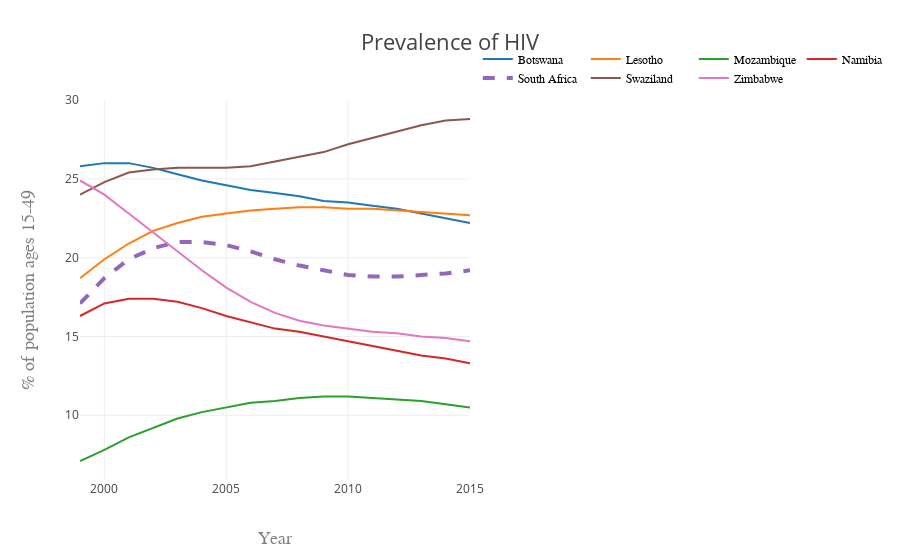

Here is the notebook cell this chart was saved with:
### Code cell
# select neighbor countries and visualize
trace1 = go.Scatter(
    x=df.index,
    y=df.Botswana,
    name='Botswana',
    mode = 'lines'
)

trace2 = go.Scatter(
    x=df.index,
    y=df.Lesotho,
    name='Lesotho',
    mode = 'lines'
)

trace3 = go.Scatter(
    x=df.index,
    y=df.Mozambique,
    name='Mozambique',
    mode = 'lines'
)

trace4 = go.Scatter(
    x=df.index,
    y=df.Namibia,
    name='Namibia',
    mode = 'lines'
)

trace5 = go.Scatter(
    x=df.index,
    y=df['South Africa'],
    name='South Africa',
    mode = 'lines',
    line = dict(
        width = 4,
        dash = 'dash')
)

trace6 = go.Scatter(
    x=df.index,
    y=df['Swaziland'],
    name='Swaziland',
    mode = 'lines'
)

trace7 = go.Scatter(
    x=df.index,
    y=df['Zimbabwe'],
    name='Zimbabwe',
    mode = 'lines'
)


data = [trace1, trace2, trace3, trace4, trace5, trace6, trace7]
layout = go.Layout(showlegend=True,
    title='Prevalence of HIV',
    titlefont=dict(
            size=22),
    xaxis=dict(
        title='Year',
        titlefont=dict(
            family='Courier New, monospace',
            size=18,
            color='#7f7f7f'
        )
    ),
    yaxis=dict(
        title='% of population ages 15-49',
        titlefont=dict(
            family='Courier New, monospace',
            size=18,
            color='#7f7f7f'
        )
    ),
    legend=dict(
        x=2000,
        y=30,
        traceorder='normal',
        font=dict(
            family='sans-serif',
            size=12,
            color='#000'
        ),orientation='h')
)

# create figure for offline use
fig = dict( data=data, layout=layout )

# plot inline
iplot(fig, show_link=False)

# save figure offline
myChart = plotly.offline.plot(fig,output_type="div", show_link="False",include_plotlyjs="Flase",link_text="")
with open("images/hiv.html", "w") as text_file:
    text_file.write(myChart)

### Figure 1 — Plotly figure (JSON) as saved in the notebook; plotly's stock layout.template omitted (floating-point values rounded to 4 significant figures)
{"data": [{"mode": "lines", "name": "Botswana", "type": "scatter", "x": [1999, 2000, 2001, 2002, 2003, 2004, 2005, 2006, 2007, 2008, 2009, 2010, 2011, 2012, 2013, 2014, 2015], "y": [25.8, 26, 26, 25.7, 25.3, 24.9, 24.6, 24.3, 24.1, 23.9, 23.6, 23.5, 23.3, 23.1, 22.8, 22.5, 22.2]}, {"mode": "lines", "name": "Lesotho", "type": "scatter", "x": [1999, 2000, 2001, 2002, 2003, 2004, 2005, 2006, 2007, 2008, 2009, 2010, 2011, 2012, 2013, 2014, 2015], "y": [18.7, 19.9, 20.9, 21.7, 22.2, 22.6, 22.8, 23, 23.1, 23.2, 23.2, 23.1, 23.1, 23, 22.9, 22.8, 22.7]}, {"mode": "lines", "name": "Mozambique", "type": "scatter", "x": [1999, 2000, 2001, 2002, 2003, 2004, 2005, 2006, 2007, 2008, 2009, 2010, 2011, 2012, 2013, 2014, 2015], "y": [7.1, 7.8, 8.6, 9.2, 9.8, 10.2, 10.5, 10.8, 10.9, 11.1, 11.2, 11.2, 11.1, 11, 10.9, 10.7, 10.5]}, {"mode": "lines", "name": "Namibia", "type": "scatter", "x": [1999, 2000, 2001, 2002, 2003, 2004, 2005, 2006, 2007, 2008, 2009, 2010, 2011, 2012, 2013, 2014, 2015], "y": [16.3, 17.1, 17.4, 17.4, 17.2, 16.8, 16.3, 15.9, 15.5, 15.3, 15, 14.7, 14.4, 14.1, 13.8, 13.6, 13.3]}, {"line": {"dash": "dash", "width": 4}, "mode": "lines", "name": "South Africa", "type": "scatter", "x": [1999, 2000, 2001, 2002, 2003, 2004, 2005, 2006, 2007, 2008, 2009, 2010, 2011, 2012, 2013, 2014, 2015], "y": [17.1, 18.7, 19.9, 20.6, 21, 21, 20.8, 20.4, 19.9, 19.5, 19.2, 18.9, 18.8, 18.8, 18.9, 19, 19.2]}, {"mode": "lines", "name": "Swaziland", "type": "scatter", "x": [1999, 2000, 2001, 2002, 2003, 2004, 2005, 2006, 2007, 2008, 2009, 2010, 2011, 2012, 2013, 2014, 2015], "y": [24, 24.8, 25.4, 25.6, 25.7, 25.7, 25.7, 25.8, 26.1, 26.4, 26.7, 27.2, 27.6, 28, 28.4, 28.7, 28.8]}, {"mode": "lines", "name": "Zimbabwe", "type": "scatter", "x": [1999, 2000, 2001, 2002, 2003, 2004, 2005, 2006, 2007, 2008, 2009, 2010, 2011, 2012, 2013, 2014, 2015], "y": [24.9, 24, 22.8, 21.6, 20.4, 19.2, 18.1, 17.2, 16.5, 16, 15.7, 15.5, 15.3, 15.2, 15, 14.9, 14.7]}], "layout": {"legend": {"font": {"color": "#000", "family": "sans-serif", "size": 12}, "orientation": "h", "traceorder": "normal", "x": 2000, "y": 30}, "showlegend": true, "title": "Prevalence of HIV", "titlefont": {"size": 22}, "xaxis": {"title": "Year", "titlefont": {"color": "#7f7f7f", "family": "Courier New, monospace", "size": 18}}, "yaxis": {"title": "% of population ages 15-49", "titlefont": {"color": "#7f7f7f", "family": "Courier New, monospace", "size": 18}}}}
